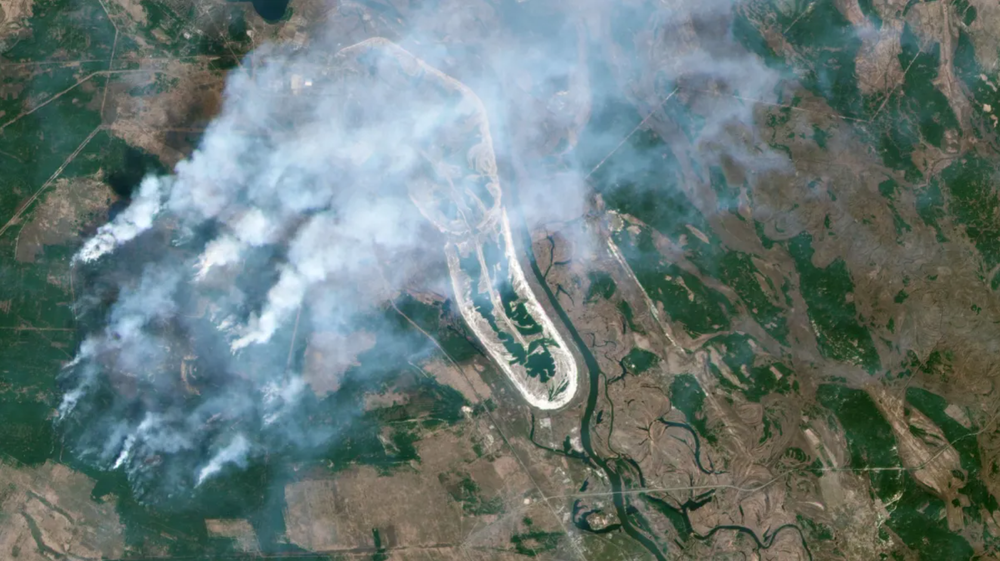
#> input picture examples/forestfireschernobyl.png, 1000 x 561 px, shrunk from 1676 x 940 before the run
$ python -i preprocess.py   (imports and definitions only)
#> lines starting #> are read from the running program, lines starting #| are printed output that depends on the picture
#> further down, picture is the input picture: shape (561, 1000, 3); mean B, G, R 118.6, 120.3, 104
import cv2
import numpy as np

def enhance(img_bgr):
    """
    Apply DSP-based enhancement to improve YOLO detection confidence.
    Steps:
        1. Non-local means denoising
        2. LAB color space CLAHE for contrast
        3. Gaussian blur + sharpening
    """
    # 1. Denoise
    den = cv2.fastNlMeansDenoisingColored(img_bgr, None, 3, 3, 7, 21)

    # 2. Convert to LAB + CLAHE on L-channel
    lab = cv2.cvtColor(den, cv2.COLOR_BGR2LAB)
#> lab: shape (561, 1000, 3); mean of channels 0, 1, 2 124.2, 121.9, 127.7
    L, A, B = cv2.split(lab)
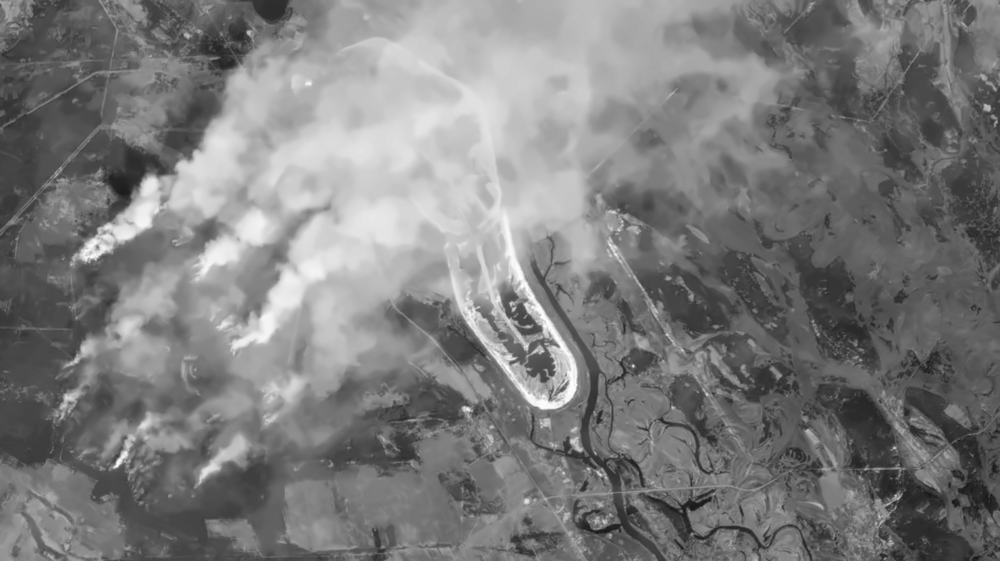
#> L: shape (561, 1000); min 21, max 254, mean 124.2
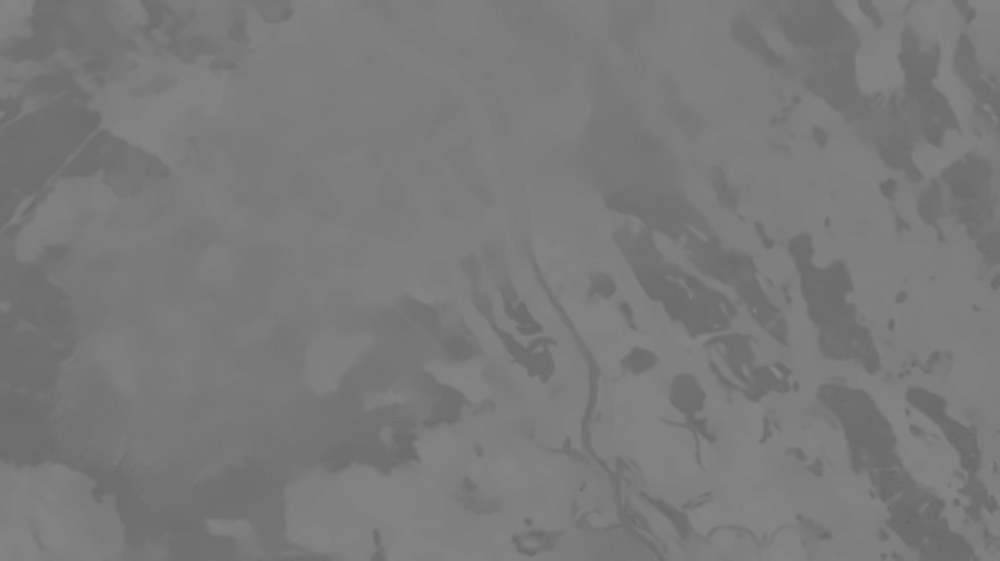
#> A: shape (561, 1000); min 100, max 134, mean 121.9
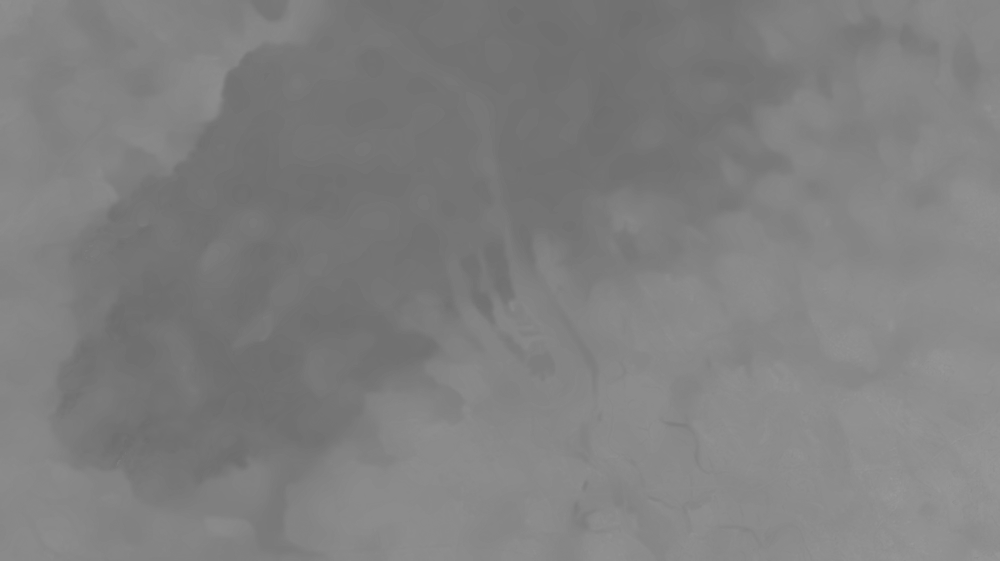
#> B: shape (561, 1000); min 108, max 153, mean 127.7

    clahe = cv2.createCLAHE(clipLimit=2.0, tileGridSize=(8, 8))
    L2 = clahe.apply(L)
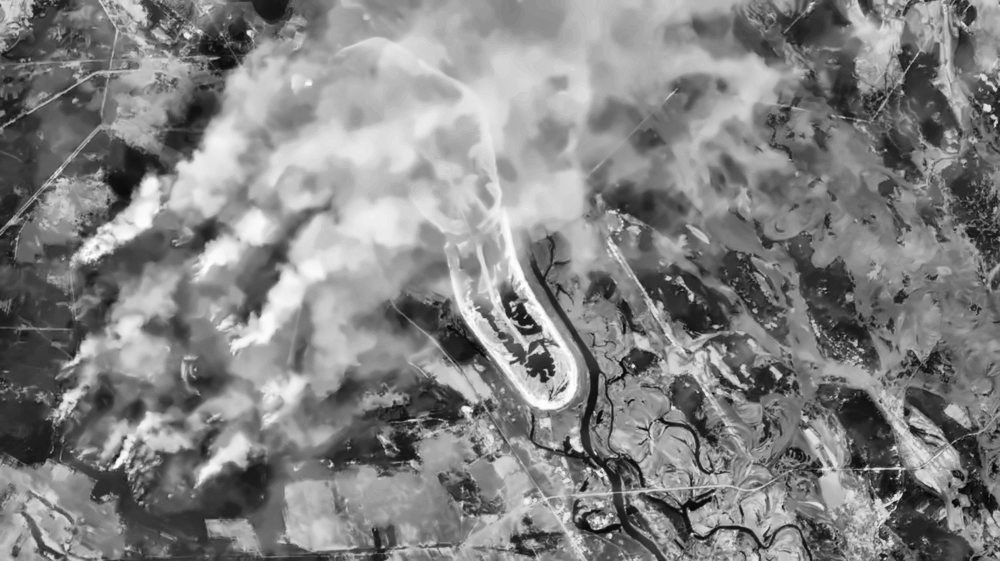
#> L2: shape (561, 1000); min 7, max 255, mean 130.4

    lab2 = cv2.merge([L2, A, B])
#> lab2: shape (561, 1000, 3); mean of channels 0, 1, 2 130.4, 121.9, 127.7
    contrast = cv2.cvtColor(lab2, cv2.COLOR_LAB2BGR)
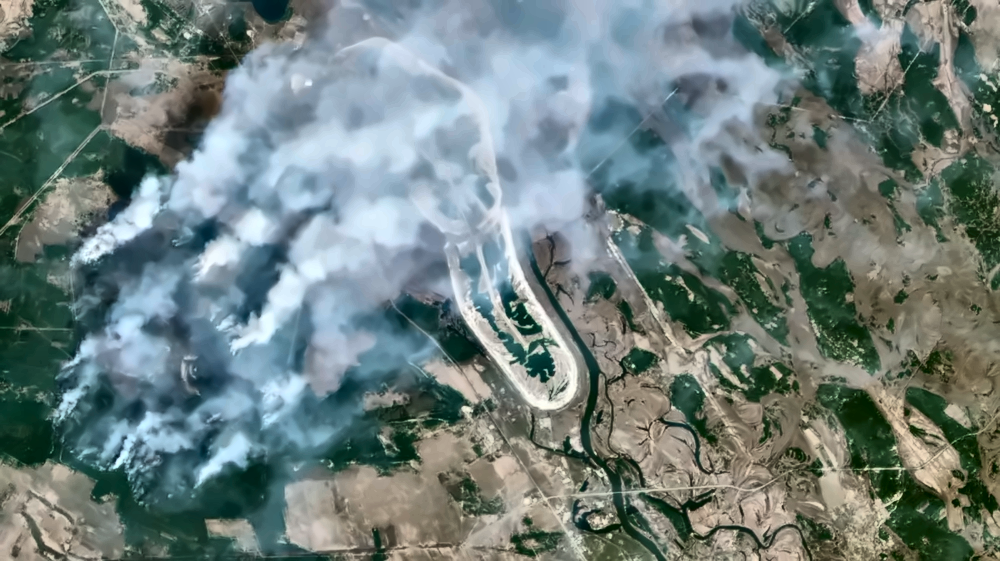
#> contrast: shape (561, 1000, 3); mean B, G, R 124.7, 126.8, 110.4

    # 3. Sharpen
    blur = cv2.GaussianBlur(contrast, (0, 0), 1.2)
    sharp = cv2.addWeighted(contrast, 1.3, blur, -0.3, 0)

    return sharp

>>> import cv2
>>> picture = cv2.imread('../examples/forestfireschernobyl.png')
>>> result = enhance(picture)
